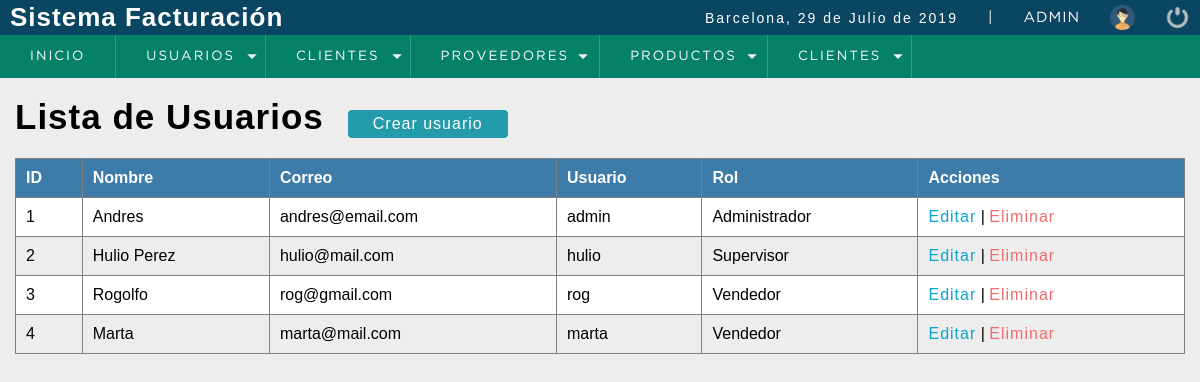
The page /sistema/lista_usuarios.php (signed in) on the database its author committed.
### tables this page shows
CREATE TABLE `usuario` (
  `idusuario` int(11) NOT NULL,
  `nombre` varchar(50) NOT NULL,
  `correo` varchar(100) NOT NULL,
  `usuario` varchar(15) NOT NULL,
  `clave` varchar(100) NOT NULL,
  `rol` int(11) NOT NULL
);

CREATE TABLE `rol` (
  `idrol` int(11) NOT NULL,
  `rol` varchar(20) NOT NULL
);

### sistema/functions.php (called while the page is built)
<?php date_default_timezone_set('Europe/Madrid');
    function fecha() {
        $mes = array("", "Enero",
                    "Febrero",
                    "Marzo",
                    "Abril",
                    "Mayo",
                    "Junio",
                    "Julio",
                    "Agosto",
                    "Septiembre",
                    "Octubre",
                    "Noviembre",
                    "Diciembre");
        return date('d') . " de " . $mes[date('n')] . " de " . date('Y');
    }

### sistema/lista_usuarios.php (the view, shortened to what this page needs)
<?php
include '../conexion.php'
?>
<!DOCTYPE html>
<html lang="es">
    <head>
        <?php include 'includes/scripts.php'; ?>
    </head>
    <body>
        <?php include 'includes/header.php'; ?>
        <section id="container">
            <h1>Lista de Usuarios</h1>
            <a href="registro_usuario.php" class="btn-new">Crear usuario</a>
            <table border="1">
                <thead>
                    <tr>
                        <th>ID</th>
                        <th>Nombre</th>
                        <th>Correo</th>
                        <th>Usuario</th>
                        <th>Rol</th>
                        <th>Acciones</th>
                    </tr>
                </thead>
                <tbody>
                    <?php
                    $query = mysqli_query($conn, "SELECT u.`idusuario`, u.`nombre`, u.`correo`, u.`usuario`, r.`rol`
                    FROM `usuario` u
                    INNER JOIN `rol` r
                    ON u.`rol` = r.idrol
                    ");
                    $result = mysqli_num_rows($query);
                    if ($result > 0) {
                        while ($data = mysqli_fetch_array($query)) {
                            ?>
                            <tr>
                                <td><?php echo $data['idusuario']; ?></td>
                                <td><?php echo $data['nombre']; ?></td>
                                <td><?php echo $data['correo']; ?></td>
                                <td><?php echo $data['usuario']; ?></td>
                                <td><?php echo $data['rol']; ?></td>
                                <td>
                                    <a href="#" class="link_edit">Editar</a>
                                    |
                                    <a href="#" class="link_delete">Eliminar</a>
                                </td>
                            </tr>
                        <?php
                        }
                    }
                    ?>
                </tbody>
            </table>
        </section>
    </body>
</html>

### sistema/includes/scripts.php (shortened to what this page needs)
<link rel="stylesheet" href="css/style.css">
<?php include 'functions.php'; ?>

### sistema/includes/header.php (shortened to what this page needs)
<header>
    <sector class="header">
        <h1>Sistema Facturación</h1>
        <div class="optionsBar">
            <p>Barcelona, <?php echo fecha(); ?></p>
            <span>|</span>
            <span class="user"><?php echo $_SESSION['user']; ?></span>
            <img src="img/user.png" alt="usuario" class="photouser">
            <a href="../salir.php"><img class="close" title="salir" src="img/salir.png" alt="logout"></a>
        </div>
    </sector>
    <?php include 'nav.php'; ?>
</header>

### sistema/includes/nav.php (shortened to what this page needs)
<nav>
    <ul>
        <li><a href="#">Inicio</a></li>
        <li class="principal">
            <a href="#">Usuarios</a>
        </li>
        <li class="principal">
            <a href="#">Clientes</a>
        </li>
        <li class="principal">
            <a href="#">Proveedores</a>
        </li>
        <li class="principal">
            <a href="#">Productos</a>
        </li>
        <li class="principal">
            <a href="#">Clientes</a>
        </li>
    </ul>
</nav>

### sistema/css/style.css (style rules this page uses)
* { margin: 0; padding: 0; box-sizing: border-box; }
body { background: #ededed; }
h1,h2,h3,h4,h5,h6 { font-family: 'arial'; font-weight: bold; letter-spacing: 1px; }
h1 { font-size: 26px; }
p { font-family: 'arial'; letter-spacing: 2px; font-size: 14px; line-height: 20px; }
a { text-decoration: none; font-family: arial; letter-spacing: 1px; }
span { font-family: 'GothamBook'; letter-spacing: 1px; font-size: 14px; line-height: 20px; }
header { position: fixed; width: 100%; }
.header { color: #FFF; background: #0a4661; height: 35px; display: flex; justify-content: space-between; align-items: center; padding: 10px; }
.optionsBar { display: flex; justify-content: center; align-items: center; }
.optionsBar span { color: #FFF; font-size: 11pt; font-family: 'GothamBook'; text-transform: uppercase; margin-left: 30px; }
.photouser { margin-left: 30px; width: 25px; height: 25px; }
.close { width: 25px; height: 25px; }
.optionsBar a { display: flex; margin-left: 30px; }
nav ul { background: #058167; list-style: none; display: flex; justify-content: left; align-items: center; }
nav ul > li a { position: relative; }
nav a { color: #FFF; display: block; font-size: 10pt; font-family: 'GothamBook'; padding: 15px 30px; text-transform: uppercase; letter-spacing: 2px; transition: background .5s; border-right: 1px solid #319B8F; }
nav .principal > a { background: url(../images/arrow_bottom.png) no-repeat; background-position-x: 0%; background-position-y: 0%; background-size: auto auto; background-position: 94% center; background-size: 10px; }
#container { padding: 90px 15px 15px; }
#container h1 { font-size: 35px; display: inline-block; }
.btn-new { display: inline-block; background: #239baa; color: #FFF; padding: 5px 25px; border-radius: 4px; margin: 20px; }
table { border-collapse: collapse; font-size: 12pt; font-family: 'arial'; width: 100%; }
table th { text-align: left; padding: 10px; background: #3d7ba8; color: #FFF; }
table tr:nth-child(odd) { background: #FFF; }
table td { padding: 10px; }
.link_edit { color: #0ca4ce; }
.link_delete { color: #f26b6b; }

### rows shown on the page
usuario: idusuario "1", nombre "Andres", correo "andres@email.com", usuario "admin", rol.rol "Administrador"
usuario: idusuario "2", nombre "Hulio Perez", correo "hulio@mail.com", usuario "hulio", rol.rol "Supervisor"
usuario: idusuario "3", nombre "Rogolfo", correo "rog@gmail.com", usuario "rog", rol.rol "Vendedor"
usuario: idusuario "4", nombre "Marta", correo "marta@mail.com", usuario "marta", rol.rol "Vendedor"

### other values the page prints
fecha() "29 de Julio de 2019"
$_SESSION['user'] "ADMIN"
